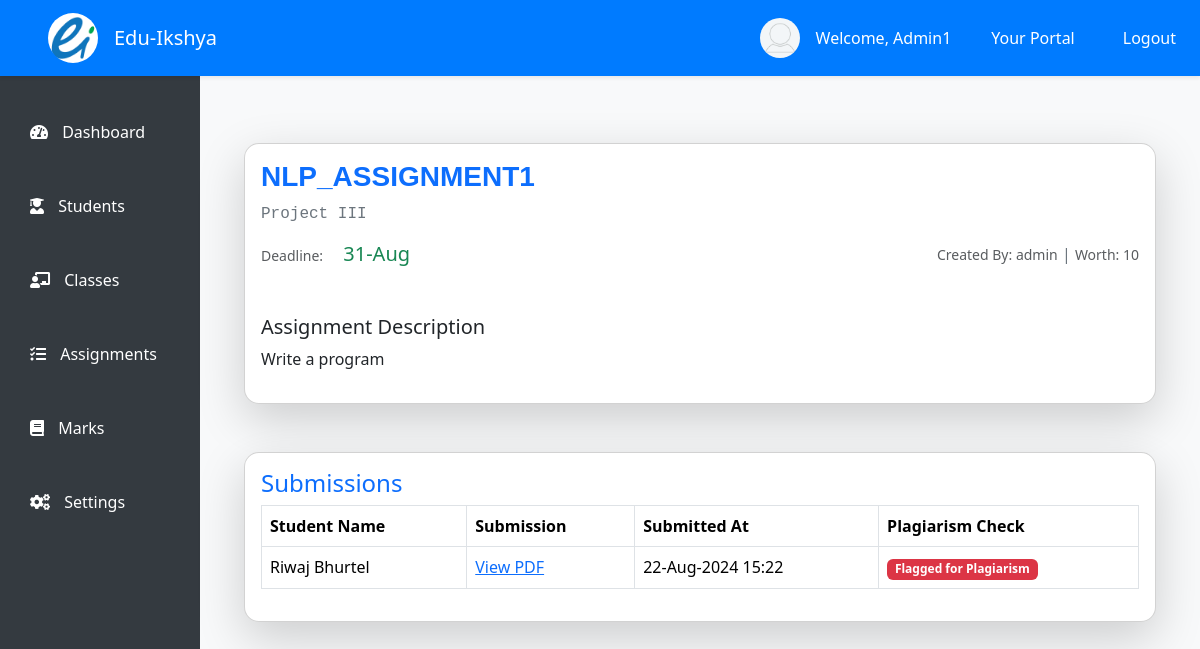
Screenshot of /staff/assignments/3/submissions/ (signed in) with the database file from the repository.
### student/models.py (models this page shows, shortened)
class User(AbstractUser):
    user_id = models.CharField(max_length=15, unique=True, editable=False)
    address = models.CharField(max_length=150, null=True, blank=False)
    contact_number = models.CharField(max_length=20, blank=True, null=True)
    date_of_birth = models.DateField(null=True, blank=True)
    gender = models.CharField(max_length=1, choices=[('M', 'Male'), ('F', 'Female'), ('O', 'Other')])
    is_staff = models.BooleanField(default=False)
    is_student = models.BooleanField(default=False)
    def __str__(self):
        return self.username

class Assignment(models.Model):
    ACCEPTED_FILE_TYPES = [
        ('text', 'Text File'),
        ('pdf', 'PDF File'),
    ]
    title = models.CharField(max_length=255)
    description = models.TextField(null=True, blank=True)
    deadline = models.DateTimeField()
    worth = models.IntegerField()
    research_files = models.ManyToManyField('AssignmentFile', blank=True)  # Multiple files can be linked here
    accepted_file_type = models.CharField(max_length=10, choices=ACCEPTED_FILE_TYPES)
    assigned_class = models.ForeignKey(ProgramCourse, on_delete=models.CASCADE, related_name='assignments')
    created_by = models.ForeignKey(User, null=True, on_delete=models.CASCADE)
    plagiarism_checked = models.BooleanField(default=False)  # Plagiarism flag

class ProgramCourse(models.Model):
    program = models.ForeignKey(Program, on_delete=models.CASCADE)
    course = models.ForeignKey(Course, on_delete=models.CASCADE)
    semester = models.ForeignKey(Semester, on_delete=models.CASCADE)
    teacher = models.ForeignKey(User, on_delete=models.RESTRICT)

class Course(models.Model):
    course_id = models.CharField(max_length=15, unique=True)
    course_name = models.CharField(max_length=150)
    def __str__(self):
        return self.course_name

class Submission(models.Model):
    assignment = models.ForeignKey(Assignment, on_delete=models.CASCADE, related_name='submissions')
    student = models.ForeignKey(User, on_delete=models.CASCADE, related_name='submissions')
    file = models.FileField(upload_to='files/submissions/')
    text = models.TextField(null=True, blank=True)
    submitted_at = models.DateTimeField(auto_now_add=True)
    is_checked = models.BooleanField(default=False)
    is_submitted = models.BooleanField(default=False)

### student/views.py (the view)
# urls.py: path('staff/assignments/<pk>/submissions/', views.submission_view, name='submission_view'),
@login_required
def submission_view(request, pk):
    user = request.user
    if user.is_staff:
        assignment = get_object_or_404(Assignment, pk=pk)
        submissions = Submission.objects.filter(assignment=assignment)
        return render(request, 'staff/submission_view.html', {
            'assignment': assignment,
            'submissions': submissions
        })
    else:
        return HttpResponse("You are not authorized!")

### templates/staff/submission_view.html
<!DOCTYPE html>
{% extends 'staff/index.html' %}
{% load static %}
{% block submission_view %}
<div class="container mt-5">
    <div class="row">
        <div class="col-md-12">
            <div class="card shadow-lg" style="border-radius: 15px;">
                <div class="card-body">
                    <h3 class="card-title text-uppercase text-primary fw-bold" style="font-family: 'Arial', sans-serif;">
                        {{ assignment.title }}
                    </h3>
                    <p class="card-text text-secondary text-xs fw-light" style="font-family: 'Courier New', monospace;">
                        {{ assignment.assigned_class.course }}
                    </p>
                    <div class="row my-3">
                        <div class="col-sm-6">
                            <p class="card-text">
                                <span class="small text-muted">Deadline:</span>
                                <span class="h5 mx-3 text-success">
                                    {{ assignment.deadline|date:"d-M" }}
                                </span>
                            </p>
                        </div>
                        <div class="col-sm-6 text-end">
                            <p class="card-text text-secondary">
                                <span class="small text-muted">Created By: {{ assignment.created_by }}</span> |
                                <span class="small text-muted">Worth: {% if assignment.worth %} {{assignment.worth}} {% else %} 0 {% endif %}</span>
                            </p>
                        </div>
                    </div>
                    {% if assignment.description %}
                    <div>
                        <h5 class="mt-5">Assignment Description</h5>
                        <p>{{ assignment.description }}</p>
                    </div>
                    {% endif %}
                </div>
            </div>
        </div>
    </div>
    <div class="row mt-5">
        <div class="col-md-12">
            <div class="card shadow-lg" style="border-radius: 15px;">
                <div class="card-body">
                    <h4 class="card-title text-primary">Submissions</h4>
                    {% if submissions %}
                    <table class="table table-bordered">
                        <thead>
                            <tr>
                                <th scope="col">Student Name</th>
                                <th scope="col">Submission</th>
                                <th scope="col">Submitted At</th>
                                <th scope="col">Plagiarism Check</th>
                            </tr>
                        </thead>
                        <tbody>
                            {% for submission in submissions %}
                            <tr>
                                <td>{{ submission.student.first_name }} {{ submission.student.last_name }}</td>
                                <td>
                                    {% if assignment.accepted_file_type == 'pdf' %}
                                        <a href="{{ submission.file.url }}" target="_blank">View PDF</a>
                                    {% elif assignment.accepted_file_type == 'text' %}
                                        <a href="{{ submission.text.url }}" target="_blank">View Text</a>
                                    {% endif %}
                                </td>
                                <td>{{ submission.submitted_at|date:"d-M-Y H:i" }}</td>
                                <td>
                                    {% if submission.is_checked %}
                                        <span class="badge bg-danger">Flagged for Plagiarism</span>
                                    {% else %}
                                        <span class="badge bg-success">No Issues</span>
                                    {% endif %}
                                </td>
                            </tr>
                            {% endfor %}
                        </tbody>
                    </table>
                    {% else %}
                    <p>No submissions yet.</p>
                    {% endif %}
                </div>
            </div>
        </div>
    </div>
</div>
{% endblock %}

### templates/staff/index.html (shortened to what this page needs)
<!DOCTYPE html>
{% load static %}
<html lang="en">
<head>
    <link href="https://cdn.jsdelivr.net/npm/bootstrap@5.3.3/dist/css/bootstrap.min.css" rel="stylesheet">
    <link rel="stylesheet" href="https://cdnjs.cloudflare.com/ajax/libs/font-awesome/5.15.4/css/all.min.css">
</head>
<body>
    <nav class="navbar navbar-expand-lg top-navbar shadow-sm">
        <a class="navbar-brand d-flex mx-5 align-items-center" href="{% url 'students:staff_dashboard' pk=user.pk %}">
            <img class="rounded-circle" src="{% static 'images/logo/eduikshya-logo.png' %}" alt="Edu-Ikshya Logo"
                width="50" height="50">
            <span class="ms-3 text-white">Edu-Ikshya</span>
        </a>
        <div class="collapse navbar-collapse justify-content-end" id="navbarNav">
            {% if user.is_authenticated %}
            <ul class="navbar-nav ms-auto d-none d-lg-flex align-items-center">
                <li class="nav-item mx-3">
                    <div class="d-flex align-items-center">
                        <div class="profile-pic">
                            <img src="{% static 'images/profile/images.png' %}">
                        </div>
                        <p class="text-white mb-0">Welcome, {{ user.first_name }}</p>
                    </div>
                </li>
                {% if user.is_superuser %}
                <li class="nav-item mx-3">
                    <a class="nav-link text-white" href="{% url 'admin:index' %}">Your Portal</a>
                </li>
                {% endif %}
                <li class="nav-item mx-3">
                    <a class="nav-link text-white" href="{% url 'students:logout' %}">Logout</a>
                </li>
            </ul>
            {% endif %}
        </div>
    </nav>
    <div class="side-navbar d-none d-lg-flex">
        <nav class="nav flex-column w-100">
            <a class="nav-link {% if request.resolver_match.url_name == 'staff_dashboard' %}active{% endif %}"
                href="{% url 'students:staff_dashboard' pk=user.pk %}">
                <i class="fas fa-tachometer-alt"></i> <span>Dashboard</span>
            </a>
            <a class="nav-link {% if request.resolver_match.url_name == 'student_lists' %}active{% endif %}"
                href="{% url 'students:student_lists' pk=user.pk %}">
                <i class="fas fa-user-graduate"></i> <span>Students</span>
            </a>
            <a class="nav-link {% if request.resolver_match.url_name == 'classes_view' %}active{% endif %}"
                href="{% url 'students:classes_view' pk=user.pk %}">
                <i class="fas fa-chalkboard-teacher"></i> <span>Classes</span>
            </a>
            <a class="nav-link {% if request.resolver_match.url_name == 'assignments' %}active{% endif %}"
                href="{% url 'students:assignments' pk=user.pk %}">
                <i class="fas fa-tasks"></i> <span>Assignments</span>
            </a>
            <a class="nav-link {% if request.resolver_match.url_name == 'marks_dashboard' %}active{% endif %}"
                href="{% url 'students:marks_dashboard' pk=user.pk %}">
                <i class="fas fa-book"></i> <span>Marks</span>
            </a>
            <div class="mt-auto">
                <a class="nav-link" href="#">
                    <i class="fas fa-cogs"></i> <span>Settings</span>
                </a>
            </div>
        </nav>
    </div>
    <div class="content">
        <div class="container">
            {% block submission_view %}
            {% endblock %}
        </div>
    </div>
</body>
</html>

### templates/staff/index.html (style rules this page uses)
body { display: flex; }
.top-navbar { position: fixed; top: 0; width: 100%; z-index: 1030; background-color: #007bff; }
.side-navbar { position: fixed; top: 75px; bottom: 0; width: 200px; padding-top: 20px; background-color: #343a40; display: flex; flex-direction: column; }
.side-navbar .nav-link { padding: 25px 30px; }
.content { margin-top: 75px; margin-left: 200px; padding: 20px; width: calc(100% - 200px); background-color: #f8f9fa; }
.profile-pic { width: 40px; height: 40px; border-radius: 50%; overflow: hidden; margin-right: 1rem; }
.profile-pic img { width: 100%; height: auto; }
.nav-link { color: white; }
.side-navbar .nav-link span { margin-left: 10px; }
.content { background-color: #f8f9fa; min-height: 100vh; }

### rows the page displays
User: first_name "Admin1"
Assignment: title "NLP_ASSIGNMENT1", assigned_class.course "Project III", deadline "31-Aug", created_by "admin", worth "10", description "Write a program"
Submission: student.first_name "Riwaj", student.last_name "Bhurtel", submitted_at "22-Aug-2024 15:22", is_checked "Flagged for Plagiarism"
